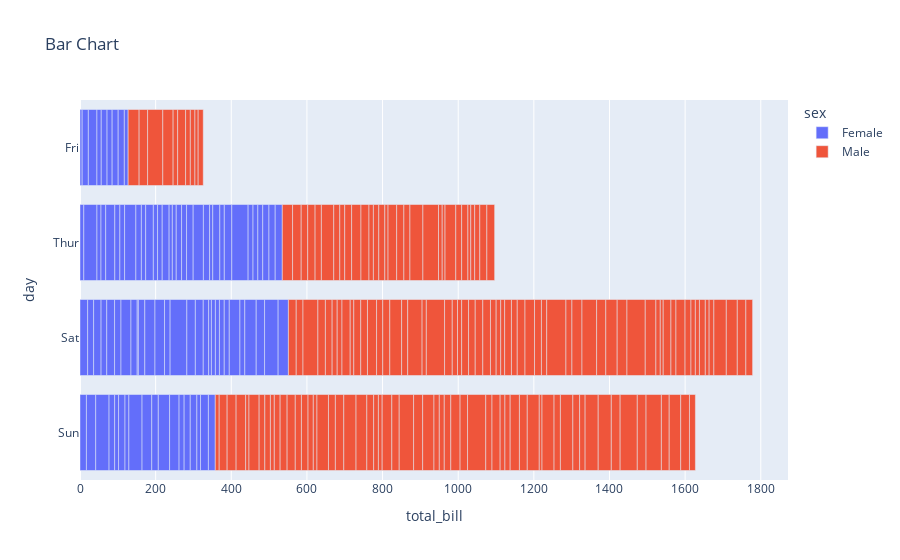

Write notebook code for a chart like this one.
### Code cell
fig = px.bar(df3, y = "day", x="total_bill", color = "sex", title='Bar Chart' )
fig.show()

### Figure 1 — Plotly figure (JSON) as saved in the notebook; plotly's stock layout.template omitted (floating-point values rounded to 4 significant figures; data arrays with more than 128 entries replaced by an {"elided": "..."} marker saying what was removed)
{"data": [{"alignmentgroup": "True", "hovertemplate": "sex=Female<br>total_bill=%{x}<br>day=%{y}<extra></extra>", "legendgroup": "Female", "marker": {"color": "#636efa"}, "name": "Female", "offsetgroup": "Female", "orientation": "h", "showlegend": true, "textposition": "auto", "type": "bar", "x": [16.99, 24.59, 35.26, 14.83, 10.33, 16.97, 20.29, 15.77, 19.65, 15.06, 20.69, 16.93, 10.29, 34.81, 26.41, 16.45, 3.07, 17.07, 26.86, 25.28, 14.73, 10.07, 34.83, 5.75, 16.32, 22.75, 11.35, 15.38, 44.3, 22.42, 20.92, 14.31, 7.25, 25.71, 17.31, 10.65, 12.43, 24.08, 13.42, 12.48, 29.8, 14.52, 11.38, 20.27, 11.17, 12.26, 18.26, 8.51, 10.33, 14.15, 13.16, 17.47, 27.05, 16.43, 8.35, 18.64, 11.87, 29.85, 25, 13.39, 16.21, 17.51, 10.59, 10.63, 9.6, 20.9, 18.15, 19.81, 43.11, 13, 12.74, 13, 16.4, 16.47, 12.76, 13.27, 28.17, 12.9, 30.14, 13.42, 15.98, 16.27, 10.09, 22.12, 35.83, 27.18, 18.78], "xaxis": "x", "y": ["Sun", "Sun", "Sun", "Sun", "Sun", "Sun", "Sat", "Sat", "Sat", "Sat", "Sat", "Sat", "Sun", "Sun", "Sat", "Sat", "Sat", "Sat", "Sat", "Sat", "Sat", "Thur", "Thur", "Fri", "Fri", "Fri", "Fri", "Fri", "Sat", "Sat", "Sat", "Sat", "Sat", "Sun", "Sun", "Thur", "Thur", "Thur", "Thur", "Thur", "Thur", "Thur", "Thur", "Thur", "Thur", "Thur", "Thur", "Thur", "Thur", "Thur", "Thur", "Thur", "Thur", "Thur", "Thur", "Thur", "Thur", "Sun", "Sun", "Sun", "Sun", "Sun", "Sat", "Sat", "Sun", "Sun", "Sun", "Thur", "Thur", "Thur", "Thur", "Thur", "Thur", "Thur", "Sat", "Sat", "Sat", "Sat", "Sat", "Fri", "Fri", "Fri", "Fri", "Sat", "Sat", "Sat", "Thur"], "yaxis": "y"}, {"alignmentgroup": "True", "hovertemplate": "sex=Male<br>total_bill=%{x}<br>day=%{y}<extra></extra>", "legendgroup": "Male", "marker": {"color": "#EF553B"}, "name": "Male", "offsetgroup": "Male", "orientation": "h", "showlegend": true, "textposition": "auto", "type": "bar", "x": {"elided": "157 float values"}, "xaxis": "x", "y": {"elided": "157 str values"}, "yaxis": "y"}], "layout": {"barmode": "relative", "legend": {"title": {"text": "sex"}, "tracegroupgap": 0}, "title": {"text": "Bar Chart"}, "xaxis": {"anchor": "y", "domain": [0, 1], "title": {"text": "total_bill"}}, "yaxis": {"anchor": "x", "domain": [0, 1], "title": {"text": "day"}}}}
